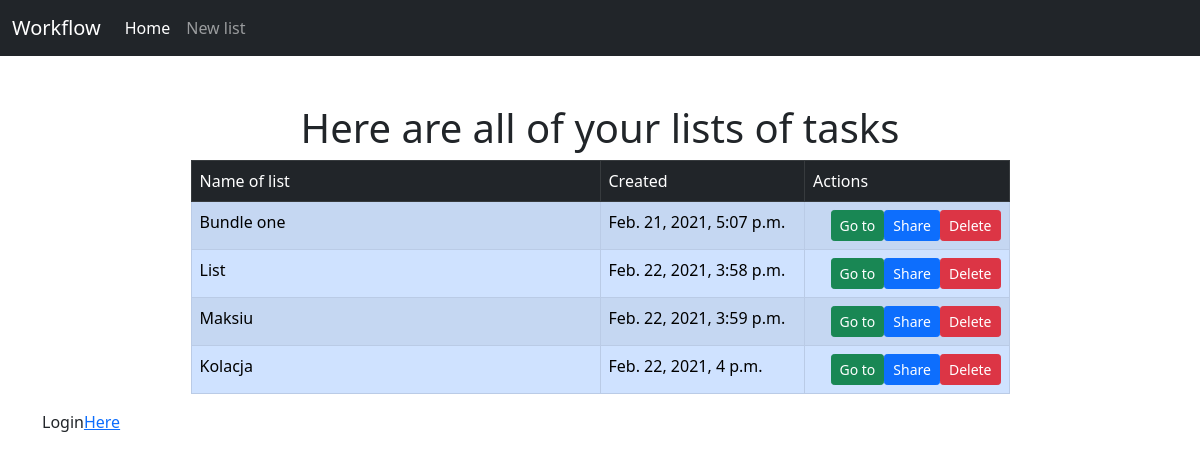
The page / on the database its author committed.
### main_page/models.py (models this page shows, shortened)
class Bundle(models.Model):
    name = models.CharField(max_length=256, unique=True)
    created_date = models.DateTimeField('date of creation')

### main_page/views.py (the view)
# urls.py: path('', views.index, name='index'),
def index(request):
    context = {}
    request_data = request.POST
    if request_data.get('bundle_to_delete'):
        delete_bundle_and_tasks(request_data.get('bundle_to_delete'))
    if request_data.get('new_bundle_name'):
        try:
            create_new_bundle_and_tasks(request_data.get('new_bundle_name'), request_data.getlist('list_of_tasks'))
        except IntegrityError:
            context['IntegrityError'] = 'Couldn\'t create bundle. Bundle with that name already exists '
    context['all_bundles_list'] = Bundle.objects.all()
    context['data_json'] = len(Bundle.objects.all())
    return render(request, 'main_page/index.html', context)

### templates/main_page/index.html (shortened to what this page needs)
{% extends 'main_page/base.html' %}
{% load static %}
{% load compress %}
{% block content %}
    <div class="container mt-5">
        <h1 class="display-6 text-center">Here are all of your lists of tasks</h1>
        <table class="table table-primary table-striped table-hover w-75 mx-auto table-bordered">
            <thead>
            <tr class="table-dark">
                <td class="table-dark">Name of list</td>
                <td class="table-dark w-25">Created</td>
                <td class="table-dark w-25">Actions</td>
            </tr>
            </thead>
            <tbody>
            {% if all_bundles_list %}
                {% for bundle in all_bundles_list %}
                    <tr>
                        <td>{{ bundle.name }}</td>
                        <td>{{ bundle.created_date }}</td>
                        <td>
                            <button value="{{ bundle.name }}" class="btn btn-sm btn-danger float-end delete_button"
                                    type="button" data-bs-toggle="modal" data-bs-target="#staticBackdrop">Delete
                            </button>
                            <form action="{% url 'main_page:share_bundle' %}" method="post">
                                <button class="btn btn-sm btn-primary float-end" type="submit" name="bundle_to_share"
                                        value="{{ bundle.id }}">Share
                                </button>
                            </form>
                            <form action="{% url 'main_page:show_tasks' %}" method="post">
                                <button name="bundle_choice" value="{{ bundle.name }}"
                                        class="btn btn-sm btn-success float-end" type="submit">Go to
                                </button>
                            </form>
                        </td>
                    </tr>
                {% endfor %}
            {% else %}
                <tr>
                    <td><a href="/anothersite">No lists yet, create one and get to work!</a></td>
                    <td></td>
                    <td></td>
                </tr>
            {% endif %}
            </tbody>
        </table>
    </div>
{% endblock %}

### rows shown on the page
Bundle: name "Bundle one", created_date "Feb. 21, 2021, 5:07 p.m.", {{ bundle.id }} 46 (drawn)
Bundle: name "List", created_date "Feb. 22, 2021, 3:58 p.m.", {{ bundle.id }} 47 (drawn)
Bundle: name "Maksiu", created_date "Feb. 22, 2021, 3:59 p.m.", {{ bundle.id }} 48 (drawn)
Bundle: name "Kolacja", created_date "Feb. 22, 2021, 4 p.m.", {{ bundle.id }} 49 (drawn)
